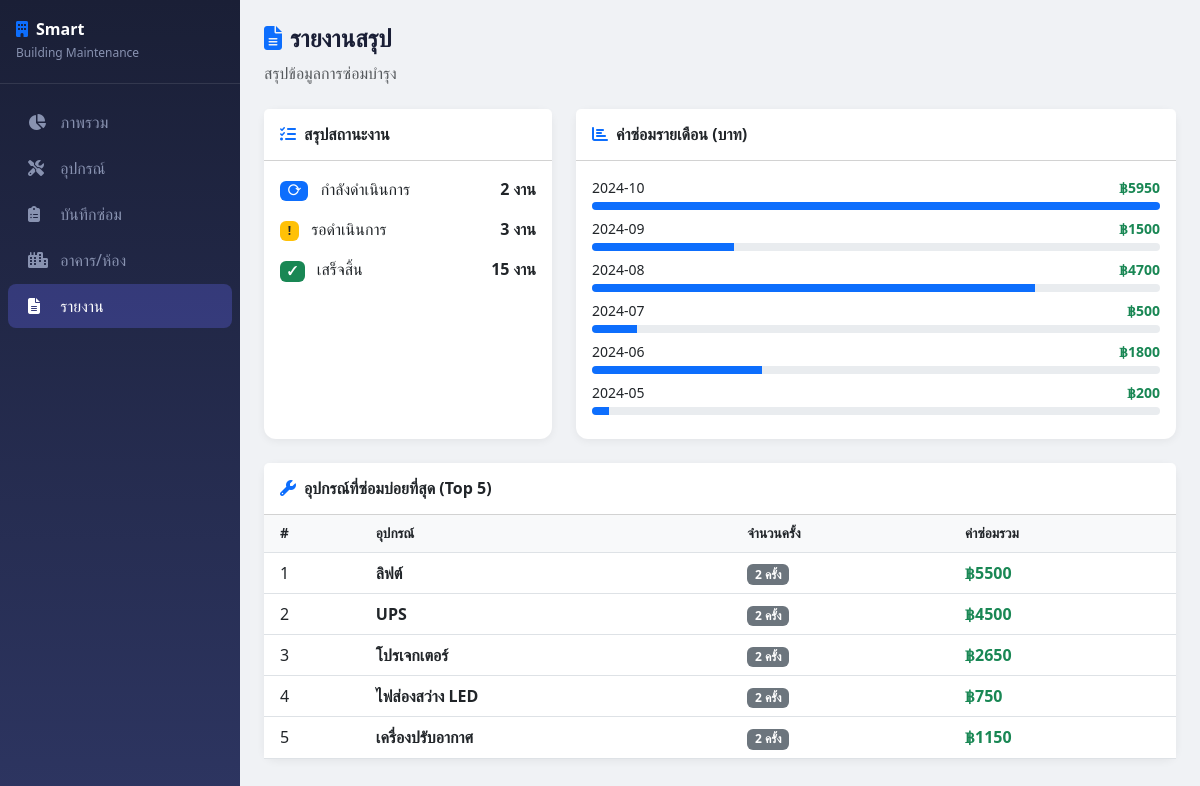
Screenshot of /report with the database file from the repository.
### tables this page shows
CREATE TABLE equipment (
            id INTEGER PRIMARY KEY AUTOINCREMENT,
            room_id INTEGER NOT NULL,
            name TEXT NOT NULL,
            equipment_type TEXT,
            brand TEXT,
            model TEXT,
            serial_number TEXT UNIQUE,
            install_date DATE,
            warranty_expire DATE,
            status TEXT DEFAULT 'ปกติ',
            FOREIGN KEY (room_id) REFERENCES rooms(id)
        );

### app.py (the view)
@app.route('/report')
def report():
    db = get_db()
    cost_by_month = db.execute("""
        SELECT strftime('%Y-%m', report_date) as month, SUM(cost) as total
        FROM maintenance_logs WHERE status='เสร็จสิ้น'
        GROUP BY month ORDER BY month DESC LIMIT 6
    """).fetchall()
    status_summary = db.execute("""
        SELECT status, COUNT(*) as count FROM maintenance_logs GROUP BY status
    """).fetchall()
    top_equipment = db.execute("""
        SELECT e.name, COUNT(ml.id) as repairs, SUM(ml.cost) as total_cost
        FROM maintenance_logs ml JOIN equipment e ON ml.equipment_id = e.id
        GROUP BY e.id ORDER BY repairs DESC LIMIT 5
    """).fetchall()
    db.close()
    return render_template('report.html', cost_by_month=cost_by_month,
                           status_summary=status_summary, top_equipment=top_equipment)

### app.py (called while the page is built)
@app.before_request
def setup():
    pass

### database.py (called while the page is built)
def get_db():
    conn = sqlite3.connect(DB_PATH)
    conn.row_factory = sqlite3.Row
    return conn

### templates/report.html (shortened to what this page needs)
{% extends "base.html" %}
{% block content %}
<div class="page-header">
    <h4><i class="fas fa-file-alt me-2 text-primary"></i>รายงานสรุป</h4>
    <p class="text-muted mb-0">สรุปข้อมูลการซ่อมบำรุง</p>
</div>
<div class="row g-4">
    <div class="col-md-4">
        <div class="card h-100">
            <div class="card-header bg-white py-3">
                <h6 class="mb-0 fw-bold"><i class="fas fa-tasks me-2 text-primary"></i>สรุปสถานะงาน</h6>
            </div>
            <div class="card-body">
                {% for row in status_summary %}
                <div class="d-flex justify-content-between align-items-center mb-3">
                    <span>
                        {% if row.status == 'เสร็จสิ้น' %}
                            <span class="badge bg-success me-2">✓</span>
                        {% elif row.status == 'กำลังดำเนินการ' %}
                            <span class="badge bg-primary me-2">⟳</span>
                        {% else %}
                            <span class="badge bg-warning text-dark me-2">!</span>
                        {% endif %}
                        {{ row.status }}
                    </span>
                    <strong>{{ row.count }} งาน</strong>
                </div>
                {% endfor %}
            </div>
        </div>
    </div>
    <div class="col-md-8">
        <div class="card h-100">
            <div class="card-header bg-white py-3">
                <h6 class="mb-0 fw-bold"><i class="fas fa-chart-bar me-2 text-primary"></i>ค่าซ่อมรายเดือน (บาท)</h6>
            </div>
            <div class="card-body">
                {% for row in cost_by_month %}
                <div class="mb-2">
                    <div class="d-flex justify-content-between mb-1">
                        <small>{{ row.month }}</small>
                        <small class="fw-semibold text-success">฿{{ "%.0f"|format(row.total) }}</small>
                    </div>
                    <div class="progress" style="height:8px">
                        {% set max_cost = cost_by_month[0].total if cost_by_month else 1 %}
                        <div class="progress-bar bg-primary" style="width:{{ (row.total / max_cost * 100)|int }}%"></div>
                    </div>
                </div>
                {% endfor %}
            </div>
        </div>
    </div>
    <div class="col-12">
        <div class="card">
            <div class="card-header bg-white py-3">
                <h6 class="mb-0 fw-bold"><i class="fas fa-wrench me-2 text-primary"></i>อุปกรณ์ที่ซ่อมบ่อยที่สุด (Top 5)</h6>
            </div>
            <div class="card-body p-0">
                <table class="table table-hover mb-0">
                    <thead>
                        <tr>
                            <th class="ps-3">#</th>
                            <th>อุปกรณ์</th>
                            <th>จำนวนครั้ง</th>
                            <th>ค่าซ่อมรวม</th>
                        </tr>
                    </thead>
                    <tbody>
                        {% for eq in top_equipment %}
                        <tr>
                            <td class="ps-3">{{ loop.index }}</td>
                            <td class="fw-semibold">{{ eq.name }}</td>
                            <td><span class="badge bg-secondary">{{ eq.repairs }} ครั้ง</span></td>
                            <td class="text-success fw-semibold">฿{{ "%.0f"|format(eq.total_cost or 0) }}</td>
                        </tr>
                        {% endfor %}
                    </tbody>
                </table>
            </div>
        </div>
    </div>
</div>
{% endblock %}

### templates/base.html (style rules this page uses)
body { background-color: #f0f2f5; font-family: 'Segoe UI', sans-serif; }
.card { border: none; border-radius: 12px; box-shadow: 0 2px 8px rgba(0,0,0,0.06); }
.table th { background-color: #f8f9fa; font-weight: 600; font-size: 0.85rem; }
.page-header { margin-bottom: 24px; }
.page-header h4 { font-weight: 700; color: #1a1f36; }

### rows the page displays
equipment: name "ลิฟต์", repairs "2", total_cost "5500"
equipment: name "UPS", repairs "2", total_cost "4500"
equipment: name "โปรเจกเตอร์", repairs "2", total_cost "2650"
equipment: name "ไฟส่องสว่าง LED", repairs "2", total_cost "750"
equipment: name "เครื่องปรับอากาศ", repairs "2", total_cost "1150"

### other values shown
{{ row.status }} "กำลังดำเนินการ" "รอดำเนินการ" "เสร็จสิ้น"
{{ row.count }} "2" "3" "15"
{{ row.month }} "2024-10" "2024-09" "2024-08" "2024-07" "2024-06" "2024-05"
{{ "%.0f"|format(row.total) }} "5950" "1500" "4700" "500" "1800" "200"
